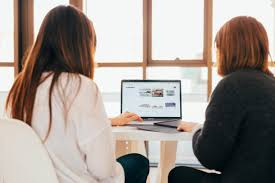
#> input picture resources/picture.jpg, 275 x 183 px
$ python 'basic functions &manipulation in open cv.py'
#> lines starting #> are read from the running program, lines starting #| are printed output that depends on the picture; after the words box and inside, x2 and y2 are one past the last pixel; in counts of white or black regions, pixels touching at a corner belong together
# -*- coding: utf-8 -*-
# basic functions and manipulation in open cv

import cv2 as cv
import numpy as np
img = cv.imread("resources/picture.jpg")
#> img is the input picture: shape (183, 275, 3); mean B, G, R 144.6, 151.1, 160.2

# resizing
resized_img = cv.resize(img, (450, 250))
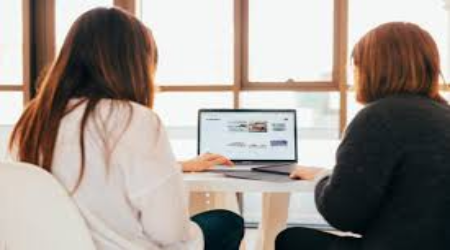
#> resized_img: shape (250, 450, 3); mean B, G, R 144.5, 151, 160.1
# gray
gray_img = cv.cvtColor(img, cv.COLOR_BGR2GRAY)
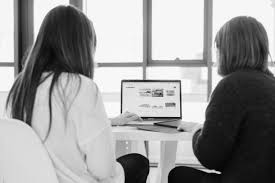
#> gray_img: shape (183, 275); min 0, max 255, mean 153.1
# blur image
blur_img = cv.GaussianBlur(img, (7, 5), 0)
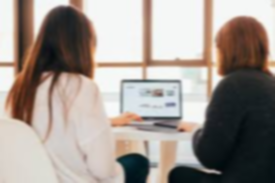
#> blur_img: shape (183, 275, 3); mean B, G, R 144.6, 151.1, 160.2
# edge detection
edge_img = cv.Canny(img, 48, 48)
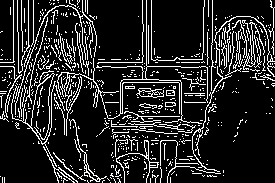
#> edge_img: shape (183, 275); 15.1% white in thin lines or dots
# thickness of lines
mat_kernal = np.ones((7, 7), np.uint8)
dilated_img = cv.dilate(edge_img, (mat_kernal), iterations=1)
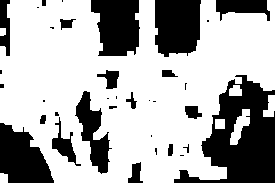
#> dilated_img: shape (183, 275); 68% white; 35 black regions (17 under 20 px), largest, box (x1, y1, x2, y2) and area: (174, 75, 275, 183) 5418, (155, 0, 201, 57) 2318, (91, 0, 140, 56) 2207
#thinner image
ero_img = cv.erode(dilated_img, mat_kernal,iterations=1)
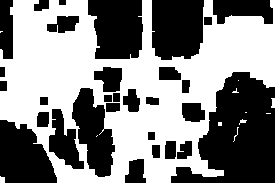
#> ero_img: shape (183, 275); 51.9% white; 30 black regions, largest, box (x1, y1, x2, y2) and area: (171, 72, 275, 183) 7035, (152, 0, 204, 60) 2858, (88, 0, 143, 59) 2807
#cropping the image
print("The size of our image is ",img.shape)
#| The size of our image is  (183, 275, 3)
cropped_img = resized_img[0:200,200:300]
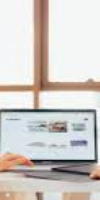
#> cropped_img: shape (200, 100, 3); mean B, G, R 201.4, 205.3, 210


cv.imshow("original", img)
cv.imshow("cropped_image", cropped_img)
# [7 lines of commented-out code are left out]


cv.waitKey(0)
cv.destroyAllWindows()
